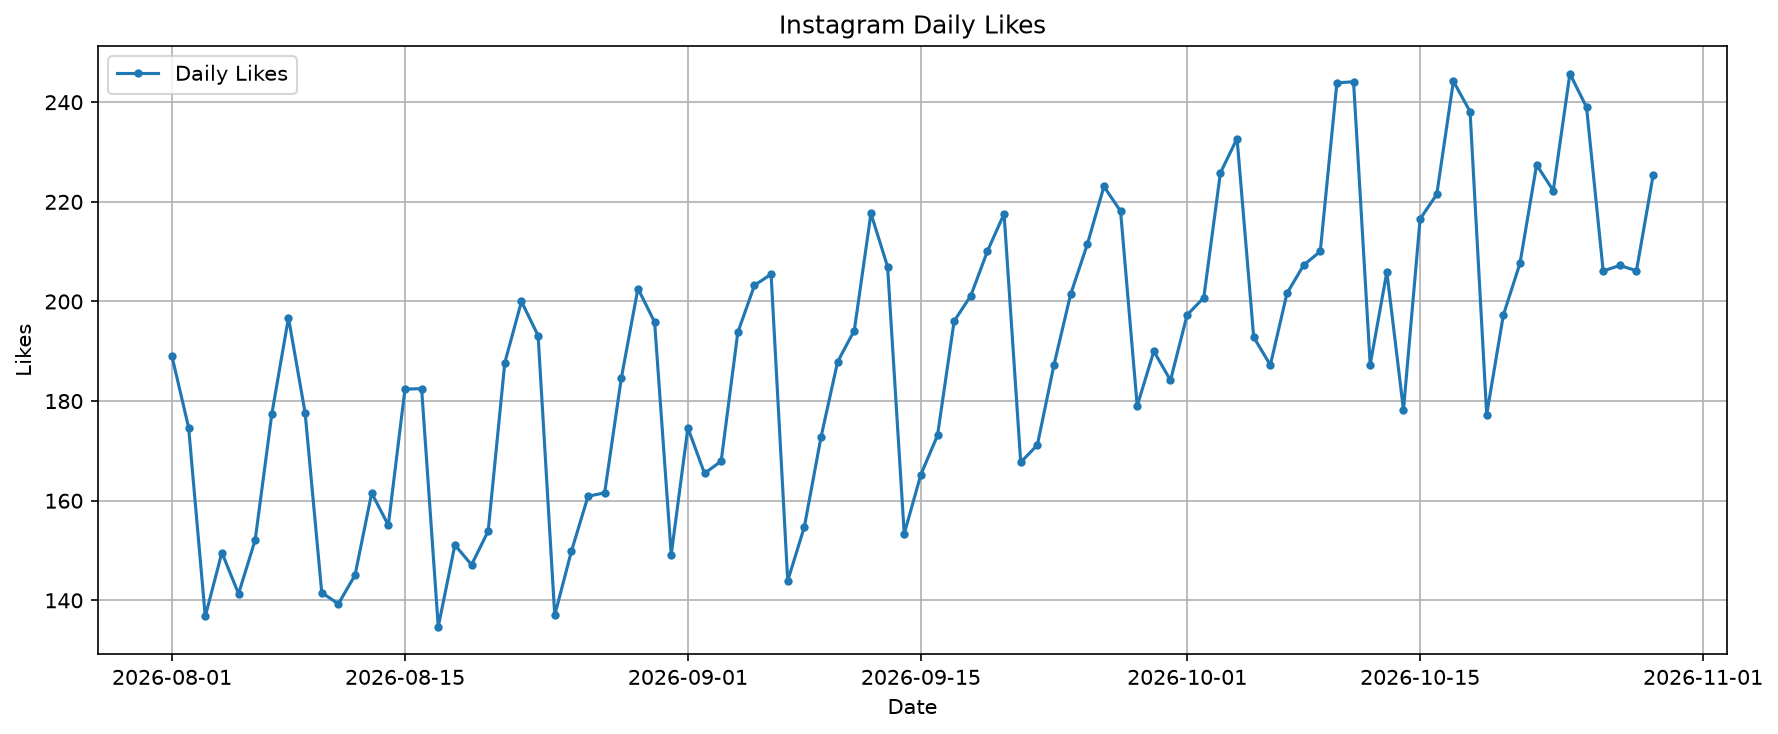

Write Python code to recreate this figure.
import pandas as pd
import numpy as np
import matplotlib.pyplot as plt

# Membuat data selama 90 hari
np.random.seed(42)

dates = pd.date_range(start="2026-08-01", periods=90, freq="D")

# Efek hari dalam seminggu
weekly_effect = np.array([-20, -15, -10, 0, 10, 35, 25])[dates.day_of_week]

# Membuat trend + seasonality + noise
likes = 150 + 0.8 * np.arange(90) + weekly_effect + np.random.normal(0, 8, 90)

df = pd.DataFrame({"date": dates, "likes": likes})

df = df.set_index("date")

# Visualisasi
plt.figure(figsize=(12, 5))

plt.plot(df.index, df["likes"], label="Daily Likes", marker="o", markersize=3)

plt.title("Instagram Daily Likes")
plt.xlabel("Date")
plt.ylabel("Likes")
plt.legend()
plt.grid(True)

plt.tight_layout()
# plt.show()

plt.savefig("lesson_03.png", dpi=150, bbox_inches="tight")
plt.close()
